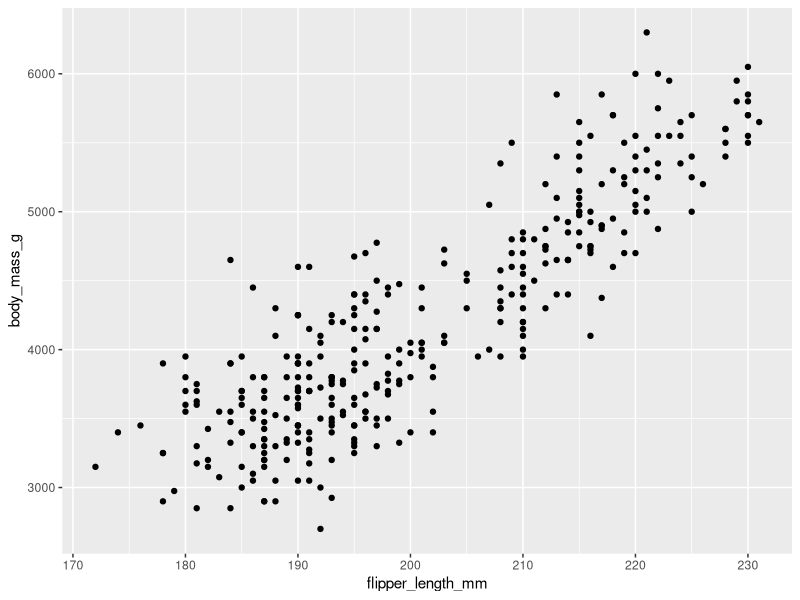
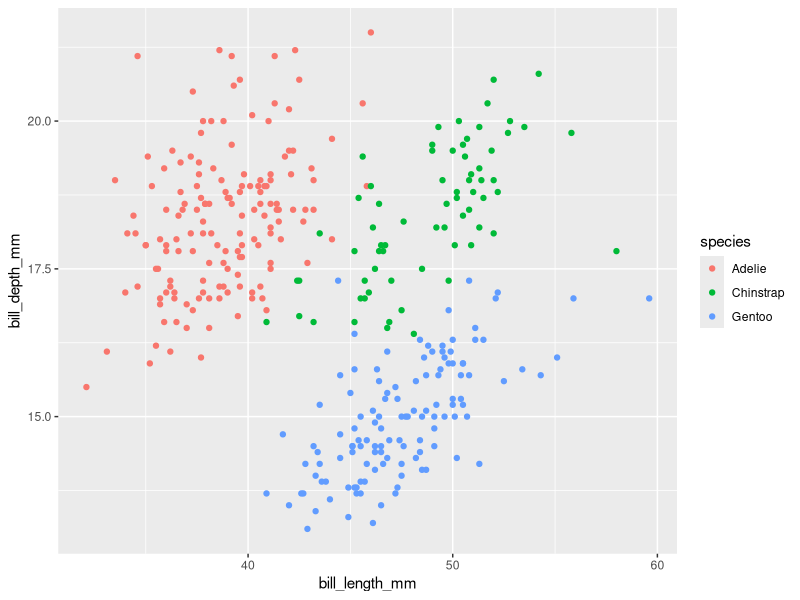
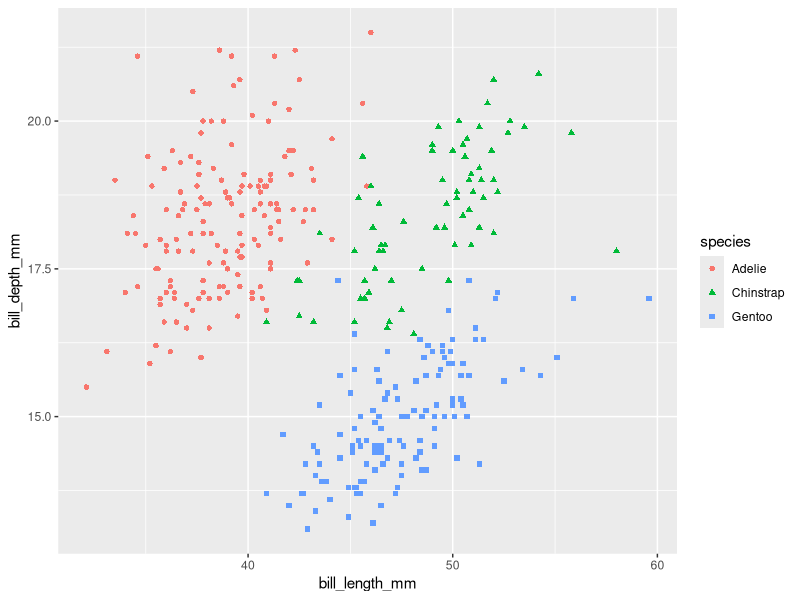
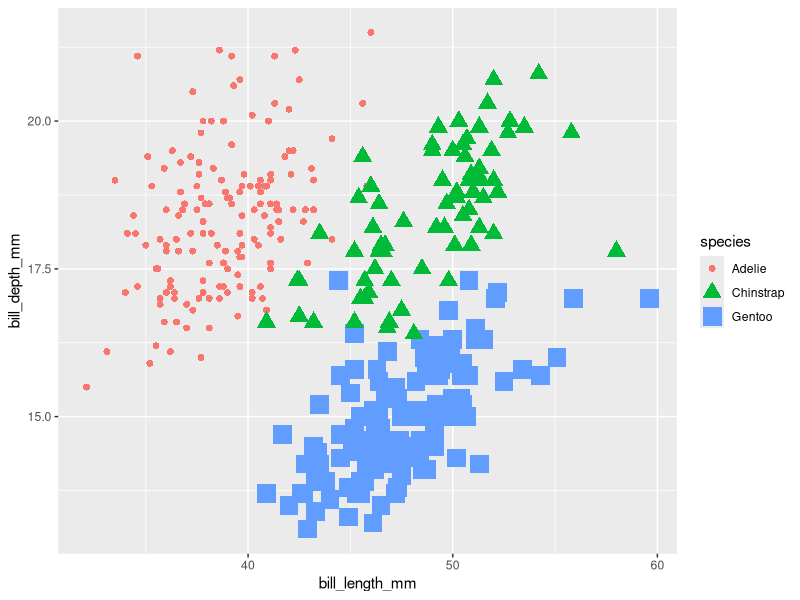
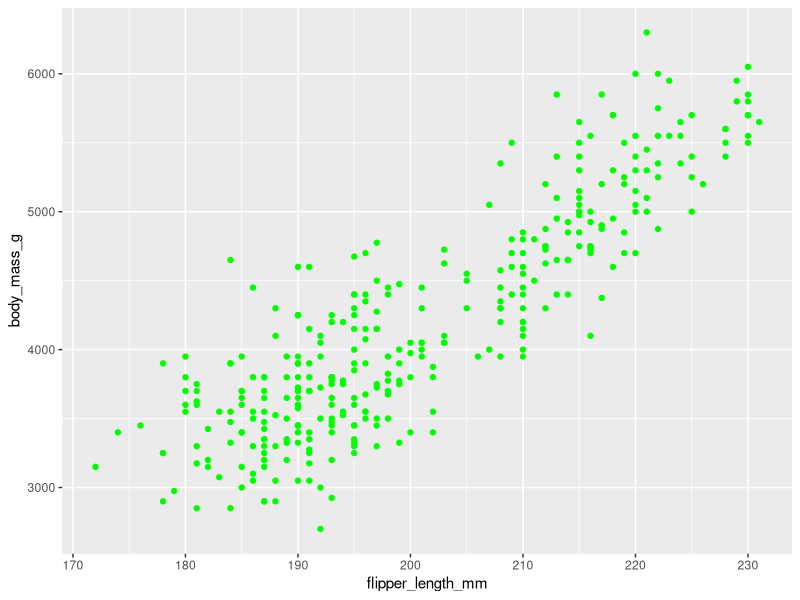
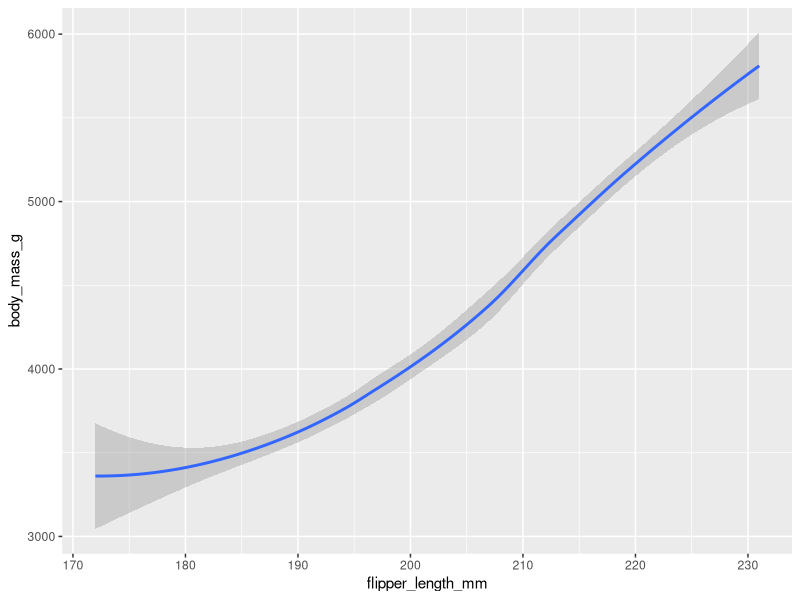
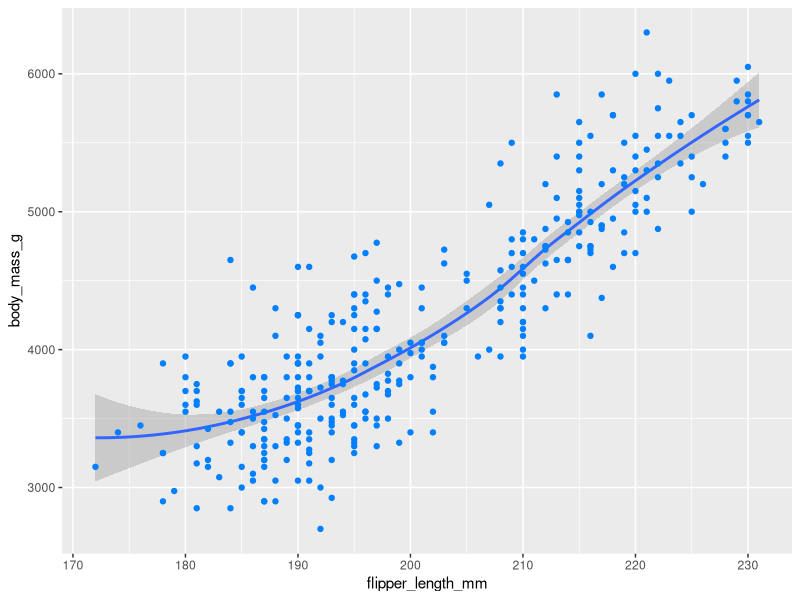
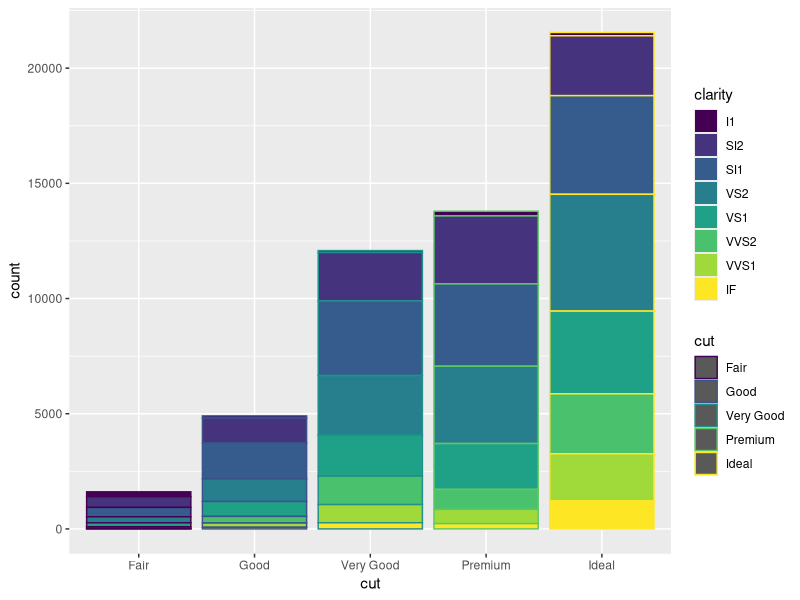

Here is the R script that generated these plots, in order:

#install.packages('tidyverse')

library('ggplot2') # The word ggplot stands for grammer of graphics

library('palmerpenguins') # select library('') and run them if code is saying could not find function "ggplot"

ggplot(data=penguins) + geom_point(mapping = aes ( x = flipper_length_mm, y = body_mass_g))

# + Operator is used to add layers to functions 

# a geom in R stands for geometric data

# mapping function used to determine aesthetics to geom_point using aes function

# Even C has graphics library that's called <graphics.h>

data("penguins")

ggplot(data = penguins) + geom_point(mapping = aes ( x = bill_length_mm, y = bill_depth_mm, color = species)) # parameter color can be added through an uniquely identifying function

ggplot(data = penguins) + geom_point(mapping = aes ( x = bill_length_mm, y = bill_depth_mm, color = species , shape = species)) # Additionally shapes parameter can be used to differenceat the plots

ggplot(data = penguins) + geom_point(mapping = aes ( x = bill_length_mm, y = bill_depth_mm, color = species , shape = species , size = species)) # Also species parameter can be added to determine a specific parameter

# Applying color , shape , species to entire data dataset insted of specific column

ggplot(data = penguins) + geom_point(mapping = aes ( x = flipper_length_mm, y = body_mass_g) , color = 'green')

# In R geom are the set of functions that helps to represent data in various manner
# such as geom_point is used to represent data in the form of dots i.e scretter plots
# and geom_bar to represent data in geom_line 

ggplot(data=penguins) + geom_smooth(mapping = aes ( x = flipper_length_mm, y = body_mass_g))

# Additionaly using + another layer of geom can be added 

ggplot(data=penguins) + geom_smooth(mapping = aes ( x = flipper_length_mm, y = body_mass_g)) + geom_point(mapping = aes ( x = flipper_length_mm, y = body_mass_g), color = '#0080ff') 

# Bar graphs

ggplot(data=diamonds)+
  geom_bar(mapping=aes(x=cut, color = cut , fill = clarity)) # color = cut adds colored boarded among the bars
                                            # or fill = cut can be added to to fill the bars with color
                                            # or fill can be assigned with clarity 
# To vis data with each data categorically separated from each other
# facet functions can be used

ggplot(data = penguins)+ 
  geom_point(mapping = aes(x = flipper_length_mm, y = body_mass_g, color = species))+
  facet_wrap(~species)

# facet_wrap() vises data in a categorical manner 

ggplot(data=diamonds)+
  geom_bar(mapping=aes(x=cut, color = cut , fill = clarity))+
  facet_wrap(~cut)

# facet_grid() vises data in the from of grids

ggplot(data = penguins)+ 
  geom_point(mapping = aes(x = flipper_length_mm, y = body_mass_g, color = species))+
  facet_grid(sex~species)

# Annotations in R 

ggplot(data = penguins)+
  geom_point(mapping = aes(x = flipper_length_mm, y = body_mass_g, color = species))+
  labs(title = "Palmer Penguins: Body Mass vs. Flipper Length" , subtitle = "Report by Mr. Anshu Sarkar" , caption = "Data collected by Dr. Kristen Gorman" )+
  annotate("text", x=220 , y=3500, label = "The Gentoos are the largest" , color = "Blue" , fontface = "bold" , size = 4.5 , angle = 30)

# If all the code is getting too long certain portion of the code can be assigned to a variable

# That would help in the time when certain codes of the script is meant to repeat

# To save a plot as an image or as a PDF the Export option can be used to to save it

# Or ggsave() can be used to do so 

# The png will be saved in the same size of the current size of the plots shown in the plots tab

ggsave("Three Penguin Species.png")
